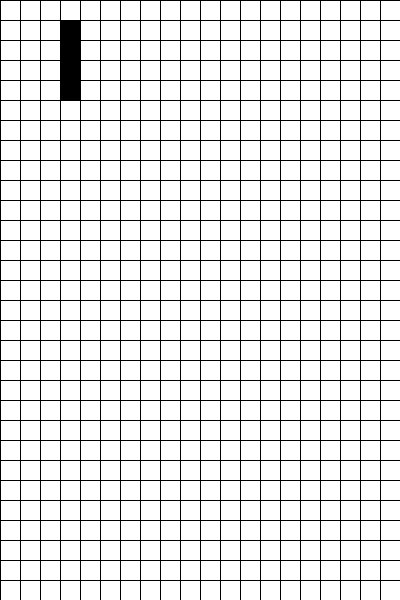
Frame 1 (no input)
Frame 60 (the mouse pressed at the canvas centre just before this capture): identical to frame 1, image omitted
Frame 120 (the mouse held since frame 60 and released just before this capture): identical to frame 1, image omitted

The Processing sketch that drew this single still picture (run headless with seeded random() and noise(); from frame 60 on, the mouse is pressed at the canvas centre):

// Processing sketch: tetris_grid_ver
// ── tetris_grid_ver.pde
int blockSize = 20;

int[][] blocks;

void setup() {
  size (400, 600);

  blocks = new int[width/blockSize][height/blockSize];

}


void draw() {
  
  blocks[3][1] = 1;
  blocks[3][2] = 1;
  blocks[3][3] = 1;
  blocks[3][4] = 1;

  for (int x=0; x<width/blockSize; x++) {
    for (int y=0; y<height/blockSize; y++) {
      if (blocks[x][y]==1) {
        fill(0);
      } else {
        fill(255);
      }
      rect (x*blockSize, y*blockSize, blockSize, blockSize);
      
    }
  }
  
  
  
}
